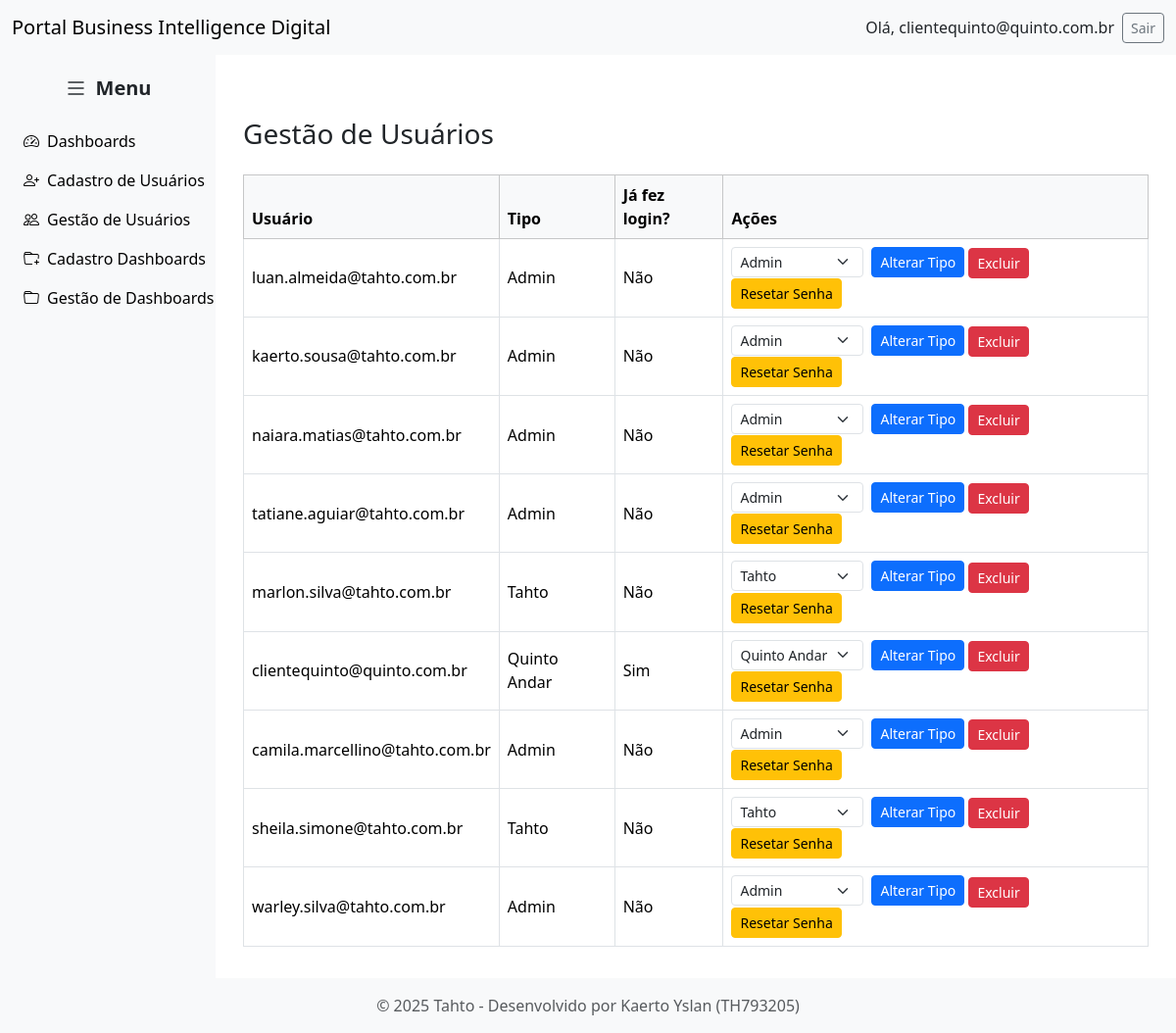
/gestao_usuarios (signed in), run on the app's committed database.
### tables this page shows
CREATE TABLE users (
	id INTEGER PRIMARY KEY AUTOINCREMENT,
	username TEXT NOT NULL,
	password_hash TEXT NOT NULL,
	tipo INTEGER
, first_login INTEGER DEFAULT 1);

CREATE TABLE tipo_usuario (
	classe TEXT NOT NULL
, tipo INTEGER);

### views.py (the view)
@app.route("/gestao_usuarios")
def gestao_usuarios():
    conn = get_db_connection()
    usuarios = conn.execute("""
        SELECT a.id, a.username, a.tipo, b.classe AS tipo_nome,
               CASE WHEN a.first_login = 1 THEN 'Não' ELSE 'Sim' END AS ja_fez_login
        FROM users a
        LEFT JOIN tipo_usuario b ON a.tipo = b.tipo
        where a.username <> 'admin'
    """).fetchall()
    conn.close()
    conn = get_db_connection()
    tipos = conn.execute("SELECT tipo, classe FROM tipo_usuario").fetchall()
    conn.close()
    usuarios = [dict(u) for u in usuarios]
    tipos = [(t['tipo'], t['classe']) for t in tipos]
    return render_template("gestao_usuarios.html", usuarios=usuarios, tipos=tipos)

### main.py (called while the page is built)
def get_db_connection():
    conn = sqlite3.connect(DB_PATH)
    conn.row_factory = sqlite3.Row
    return conn

def find_user_by_id(user_id):
    with get_db_connection() as conn:
        row = conn.execute(
            "SELECT id, username, password_hash, tipo, first_login FROM users WHERE id = ?",
            (user_id,)
        ).fetchone()
        if row:
            return User(row["id"], row["username"], row["password_hash"], row["tipo"], row["first_login"])
        return None

@login_manager.user_loader
def load_user(user_id):
    return find_user_by_id(user_id)

### views.py (called while the page is built)
@app.before_request
def force_first_login():
    if current_user.is_authenticated:
        endpoint = request.endpoint or ""
        if current_user.first_login == 1 and endpoint not in (
            "logout", "login", "change_password_first_time", "static"
        ):
            return redirect(url_for("change_password_first_time"))

### templates/gestao_usuarios.html (shortened to what this page needs)
{% extends "base_admin.html" %}
{% block content %}
<div class="container mt-5">
    <h3 class="mb-4">Gestão de Usuários</h3>
    <table class="table table-bordered table-hover align-middle">
        <thead class="table-light">
            <tr>
                <th>Usuário</th>
                <th>Tipo</th>
                <th>Já fez login?</th>
                <th>Ações</th>
            </tr>
        </thead>
        <tbody>
            {% if usuarios %}
                {% for user in usuarios %}
                <tr>
                    <td>{{ user.username }}</td>
                    <td>{{ user.tipo_nome }}</td>
                    <td>{{ user.ja_fez_login }}</td>
                    <td>
                        <form method="post" action="{{ url_for('alterar_tipo', user_id=user.id) }}" class="d-inline-flex align-items-center">
                            <select name="novo_tipo" class="form-select form-select-sm me-2" style="width: auto;" required>
                                {% for tipo, classe in tipos %}
                                    <option value="{{ tipo }}" {% if tipo == user.tipo %}selected{% endif %}>{{ classe }}</option>
                                {% endfor %}
                            </select>
                            <button type="submit" class="btn btn-primary btn-sm">Alterar Tipo</button>
                        </form>
                        <form method="post" action="{{ url_for('excluir_usuario', user_id=user.id) }}" class="d-inline mb-1">
                            <button type="submit" class="btn btn-danger btn-sm" onclick="return confirm('Tem certeza que deseja excluir este usuário?');">Excluir</button>
                        </form>
                        <form method="post" action="{{ url_for('resetar_senha', user_id=user.id) }}" class="d-inline">
                            <button type="submit" class="btn btn-warning btn-sm">Resetar Senha</button>
                        </form>
                    </td>
                </tr>
                {% endfor %}
            {% else %}
                <tr>
                    <td colspan="4" class="text-center">Nenhum usuário carregado</td>
                </tr>
            {% endif %}
        </tbody>
    </table>
</div>
{% endblock %}

### templates/base_admin.html (shortened to what this page needs)
<!doctype html>
<html lang="pt-br">
<head>
  <link href="https://cdn.jsdelivr.net/npm/bootstrap@5.3.2/dist/css/bootstrap.min.css" rel="stylesheet">
  <link href="https://cdn.jsdelivr.net/npm/bootstrap-icons@1.11.1/font/bootstrap-icons.css" rel="stylesheet">
</head>
<body>
  <nav class="navbar navbar-expand-lg navbar-light bg-light">
    <div class="container-fluid d-flex justify-content-between align-items-center">
      <a class="navbar-brand mb-0" href="{{ url_for('index') }}">
        Portal Business Intelligence Digital
      </a>
      {% if current_user.is_authenticated %}
        <div class="d-flex align-items-center">
          <span class="me-2">Olá, {{ current_user.username }}</span>
          <a class="btn btn-sm btn-outline-secondary" href="{{ url_for('logout') }}">Sair</a>
        </div>
      {% endif %}
    </div>
  </nav>
  <div class="container-fluid content-wrapper">
    {% if current_user.is_authenticated %}
      <div class="sidebar" id="sidebar">
        <div class="sidebar-toggle" id="toggleBtn">
          <i class="bi bi-list"></i>
          <span>Menu</span>
        </div>
        <a href="{{ url_for('homepage') }}"><i class="bi bi-speedometer2"></i> <span>Dashboards</span></a>
        <a href="{{ url_for('register') }}"><i class="bi bi-person-plus"></i> <span>Cadastro de Usuários</span></a>
        <a href="{{ url_for('gestao_usuarios') }}"><i class="bi bi-people"></i> <span>Gestão de Usuários</span></a>
        <a href="{{ url_for('register_dashboard') }}"><i class="bi bi-folder-plus"></i> <span>Cadastro Dashboards</span></a>
        <a href="{{ url_for('gestao_dashboards') }}"><i class="bi bi-folder"></i> <span>Gestão de Dashboards</span></a>
      </div>
    {% endif %}
    <div class="main-content" id="mainContent">
      {% block content %}{% endblock %}
    </div>
  </div>
  <footer class="bg-light text-center text-muted py-3">
    <div class="container">
      © 2025 Tahto - Desenvolvido por Kaerto Yslan (TH793205)
    </div>
  </footer>
</body>
</html>

### templates/base_admin.html (style rules this page uses)
html, body { height: 100%; margin: 0; padding: 0; }
body { display: flex; flex-direction: column; }
.navbar { flex-shrink: 0; margin: 0; border-radius: 0; }
.content-wrapper { flex: 1; display: flex; margin: 0; padding: 0; transition: all 0.3s ease; }
.sidebar { width: 220px; background-color: #f8f9fa; padding: 1rem; display: flex; flex-direction: column; transition: width 0.3s; overflow: hidden; }
.sidebar-toggle { display: flex; align-items: center; justify-content: center; cursor: pointer; margin-bottom: 1rem; }
.sidebar-toggle i { font-size: 1.5rem; margin-right: 0.5rem; }
.sidebar-toggle span { font-size: 1.25rem; font-weight: bold; }
.sidebar a { display: flex; align-items: center; gap: 0.5rem; padding: 0.5rem; text-align: left; color: #000; text-decoration: none; white-space: nowrap; border-radius: 0.25rem; }
.main-content { flex: 1; padding: 1rem; transition: margin-left 0.3s; }
footer { margin: 0; border-radius: 0; }

### data on the page
users: username "clientequinto@quinto.com.br", tipo_nome "Quinto Andar", ja_fez_login "Sim", novo_tipo "Quinto Andar"
users: username "luan.almeida@tahto.com.br", tipo_nome "Admin", ja_fez_login "Não", novo_tipo "Admin"
users: username "kaerto.sousa@tahto.com.br", tipo_nome "Admin", ja_fez_login "Não", novo_tipo "Admin"
users: username "naiara.matias@tahto.com.br", tipo_nome "Admin", ja_fez_login "Não", novo_tipo "Admin"
users: username "tatiane.aguiar@tahto.com.br", tipo_nome "Admin", ja_fez_login "Não", novo_tipo "Admin"
users: username "marlon.silva@tahto.com.br", tipo_nome "Tahto", ja_fez_login "Não", novo_tipo "Tahto"
users: username "camila.marcellino@tahto.com.br", tipo_nome "Admin", ja_fez_login "Não", novo_tipo "Admin"
users: username "sheila.simone@tahto.com.br", tipo_nome "Tahto", ja_fez_login "Não", novo_tipo "Tahto"
users: username "warley.silva@tahto.com.br", tipo_nome "Admin", ja_fez_login "Não", novo_tipo "Admin"
